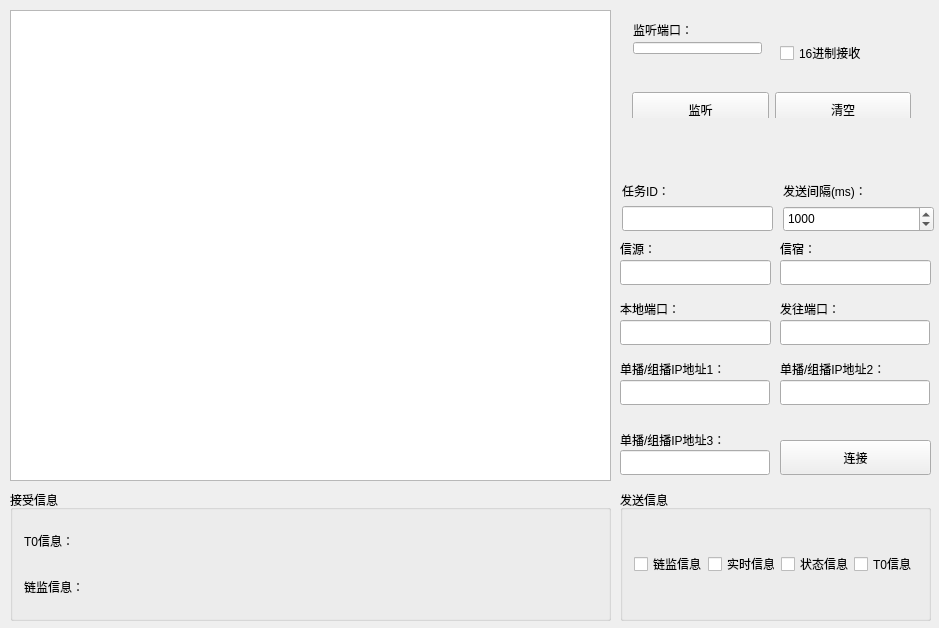
<?xml version="1.0" encoding="UTF-8"?>
<ui version="4.0">
 <class>UDPSenderWidget</class>
 <widget class="QWidget" name="UDPSenderWidget">
  <property name="geometry">
   <rect>
    <x>0</x>
    <y>0</y>
    <width>939</width>
    <height>628</height>
   </rect>
  </property>
  <property name="windowTitle">
   <string>UDPClientWidget</string>
  </property>
  <widget class="QTextEdit" name="txtDataUdpServer">
   <property name="geometry">
    <rect>
     <x>10</x>
     <y>10</y>
     <width>601</width>
     <height>471</height>
    </rect>
   </property>
  </widget>
  <widget class="QLabel" name="label_from">
   <property name="geometry">
    <rect>
     <x>620</x>
     <y>240</y>
     <width>67</width>
     <height>17</height>
    </rect>
   </property>
   <property name="text">
    <string>信源：</string>
   </property>
  </widget>
  <widget class="QLabel" name="label_to">
   <property name="geometry">
    <rect>
     <x>780</x>
     <y>240</y>
     <width>67</width>
     <height>17</height>
    </rect>
   </property>
   <property name="text">
    <string>信宿：</string>
   </property>
  </widget>
  <widget class="QLineEdit" name="lineEdit_from">
   <property name="geometry">
    <rect>
     <x>620</x>
     <y>260</y>
     <width>151</width>
     <height>25</height>
    </rect>
   </property>
   <property name="minimumSize">
    <size>
     <width>150</width>
     <height>0</height>
    </size>
   </property>
  </widget>
  <widget class="QLineEdit" name="lineEdit_to">
   <property name="geometry">
    <rect>
     <x>780</x>
     <y>260</y>
     <width>151</width>
     <height>25</height>
    </rect>
   </property>
   <property name="minimumSize">
    <size>
     <width>150</width>
     <height>0</height>
    </size>
   </property>
  </widget>
  <widget class="QGroupBox" name="groupBox_recv">
   <property name="geometry">
    <rect>
     <x>10</x>
     <y>490</y>
     <width>601</width>
     <height>131</height>
    </rect>
   </property>
   <property name="title">
    <string>接受信息</string>
   </property>
   <layout class="QVBoxLayout" name="verticalLayout">
    <item>
     <layout class="QHBoxLayout" name="horizontalLayout">
      <item>
       <widget class="QLabel" name="label_T0">
        <property name="minimumSize">
         <size>
          <width>80</width>
          <height>0</height>
         </size>
        </property>
        <property name="maximumSize">
         <size>
          <width>120</width>
          <height>16777215</height>
         </size>
        </property>
        <property name="text">
         <string>T0信息：</string>
        </property>
       </widget>
      </item>
      <item>
       <widget class="QLabel" name="label_T0_message">
        <property name="minimumSize">
         <size>
          <width>200</width>
          <height>0</height>
         </size>
        </property>
        <property name="text">
         <string/>
        </property>
       </widget>
      </item>
     </layout>
    </item>
    <item>
     <layout class="QHBoxLayout" name="horizontalLayout_2">
      <item>
       <widget class="QLabel" name="label_lianjian">
        <property name="minimumSize">
         <size>
          <width>80</width>
          <height>0</height>
         </size>
        </property>
        <property name="maximumSize">
         <size>
          <width>120</width>
          <height>16777215</height>
         </size>
        </property>
        <property name="text">
         <string>链监信息：</string>
        </property>
       </widget>
      </item>
      <item>
       <widget class="QLabel" name="label_lianjian_message">
        <property name="minimumSize">
         <size>
          <width>200</width>
          <height>0</height>
         </size>
        </property>
        <property name="text">
         <string/>
        </property>
       </widget>
      </item>
     </layout>
    </item>
   </layout>
  </widget>
  <widget class="QLabel" name="label_ip">
   <property name="geometry">
    <rect>
     <x>620</x>
     <y>430</y>
     <width>151</width>
     <height>20</height>
    </rect>
   </property>
   <property name="text">
    <string>单播/组播IP地址3：</string>
   </property>
  </widget>
  <widget class="QLineEdit" name="lineEdit_ip3">
   <property name="geometry">
    <rect>
     <x>620</x>
     <y>450</y>
     <width>150</width>
     <height>25</height>
    </rect>
   </property>
   <property name="minimumSize">
    <size>
     <width>150</width>
     <height>0</height>
    </size>
   </property>
  </widget>
  <widget class="QLabel" name="label_port">
   <property name="geometry">
    <rect>
     <x>780</x>
     <y>299</y>
     <width>81</width>
     <height>20</height>
    </rect>
   </property>
   <property name="toolTip">
    <string>&lt;html&gt;&lt;head/&gt;&lt;body&gt;&lt;p&gt;&lt;br/&gt;&lt;/p&gt;&lt;/body&gt;&lt;/html&gt;</string>
   </property>
   <property name="text">
    <string>发往端口：</string>
   </property>
  </widget>
  <widget class="QLineEdit" name="lineEdit_sendport">
   <property name="geometry">
    <rect>
     <x>780</x>
     <y>320</y>
     <width>150</width>
     <height>25</height>
    </rect>
   </property>
   <property name="minimumSize">
    <size>
     <width>150</width>
     <height>0</height>
    </size>
   </property>
  </widget>
  <widget class="QPushButton" name="ConnetBtn">
   <property name="geometry">
    <rect>
     <x>780</x>
     <y>440</y>
     <width>151</width>
     <height>35</height>
    </rect>
   </property>
   <property name="minimumSize">
    <size>
     <width>100</width>
     <height>35</height>
    </size>
   </property>
   <property name="text">
    <string>连接</string>
   </property>
  </widget>
  <widget class="QLabel" name="label_zuboIP1">
   <property name="geometry">
    <rect>
     <x>620</x>
     <y>360</y>
     <width>151</width>
     <height>17</height>
    </rect>
   </property>
   <property name="text">
    <string>单播/组播IP地址1：</string>
   </property>
  </widget>
  <widget class="QLineEdit" name="lineEdit_zuboIP1">
   <property name="geometry">
    <rect>
     <x>620</x>
     <y>380</y>
     <width>150</width>
     <height>25</height>
    </rect>
   </property>
   <property name="minimumSize">
    <size>
     <width>150</width>
     <height>0</height>
    </size>
   </property>
  </widget>
  <widget class="QLabel" name="label_2">
   <property name="geometry">
    <rect>
     <x>620</x>
     <y>300</y>
     <width>91</width>
     <height>17</height>
    </rect>
   </property>
   <property name="text">
    <string>本地端口：</string>
   </property>
  </widget>
  <widget class="QLineEdit" name="lineEdit_localport">
   <property name="geometry">
    <rect>
     <x>620</x>
     <y>320</y>
     <width>151</width>
     <height>25</height>
    </rect>
   </property>
  </widget>
  <widget class="QLabel" name="label_3">
   <property name="geometry">
    <rect>
     <x>622</x>
     <y>182</y>
     <width>142</width>
     <height>18</height>
    </rect>
   </property>
   <property name="maximumSize">
    <size>
     <width>16777215</width>
     <height>18</height>
    </size>
   </property>
   <property name="text">
    <string>任务ID：</string>
   </property>
  </widget>
  <widget class="QLineEdit" name="lineEdit_renwuid">
   <property name="geometry">
    <rect>
     <x>622</x>
     <y>206</y>
     <width>151</width>
     <height>25</height>
    </rect>
   </property>
  </widget>
  <widget class="QCheckBox" name="ckHexReceiveUdpServer">
   <property name="geometry">
    <rect>
     <x>780</x>
     <y>40</y>
     <width>102</width>
     <height>26</height>
    </rect>
   </property>
   <property name="minimumSize">
    <size>
     <width>0</width>
     <height>0</height>
    </size>
   </property>
   <property name="text">
    <string>16进制接收</string>
   </property>
  </widget>
  <widget class="QGroupBox" name="groupBox_send">
   <property name="geometry">
    <rect>
     <x>620</x>
     <y>490</y>
     <width>311</width>
     <height>131</height>
    </rect>
   </property>
   <property name="title">
    <string>发送信息</string>
   </property>
   <layout class="QHBoxLayout" name="horizontalLayout_4">
    <item>
     <widget class="QCheckBox" name="checkBox_lianjian">
      <property name="minimumSize">
       <size>
        <width>0</width>
        <height>28</height>
       </size>
      </property>
      <property name="text">
       <string>链监信息</string>
      </property>
     </widget>
    </item>
    <item>
     <widget class="QCheckBox" name="checkBox_realtime">
      <property name="minimumSize">
       <size>
        <width>0</width>
        <height>28</height>
       </size>
      </property>
      <property name="text">
       <string>实时信息</string>
      </property>
     </widget>
    </item>
    <item>
     <widget class="QCheckBox" name="checkBox_vehicle">
      <property name="minimumSize">
       <size>
        <width>120</width>
        <height>28</height>
       </size>
      </property>
      <property name="text">
       <string>状态信息</string>
      </property>
     </widget>
    </item>
    <item>
     <widget class="QCheckBox" name="checkBox_T0">
      <property name="minimumSize">
       <size>
        <width>0</width>
        <height>28</height>
       </size>
      </property>
      <property name="text">
       <string>T0信息</string>
      </property>
     </widget>
    </item>
   </layout>
  </widget>
  <widget class="QLabel" name="label_interval">
   <property name="geometry">
    <rect>
     <x>783</x>
     <y>182</y>
     <width>105</width>
     <height>18</height>
    </rect>
   </property>
   <property name="maximumSize">
    <size>
     <width>16777215</width>
     <height>18</height>
    </size>
   </property>
   <property name="text">
    <string>发送间隔(ms)：</string>
   </property>
  </widget>
  <widget class="QSpinBox" name="spinBox_interval">
   <property name="geometry">
    <rect>
     <x>783</x>
     <y>206</y>
     <width>151</width>
     <height>26</height>
    </rect>
   </property>
   <property name="minimumSize">
    <size>
     <width>0</width>
     <height>26</height>
    </size>
   </property>
   <property name="minimum">
    <number>1</number>
   </property>
   <property name="maximum">
    <number>1000000</number>
   </property>
   <property name="value">
    <number>1000</number>
   </property>
  </widget>
  <widget class="QWidget" name="layoutWidget">
   <property name="geometry">
    <rect>
     <x>622</x>
     <y>12</y>
     <width>151</width>
     <height>53</height>
    </rect>
   </property>
   <layout class="QVBoxLayout" name="verticalLayout_2">
    <item>
     <widget class="QLabel" name="labUdpListenPort">
      <property name="text">
       <string>监听端口：</string>
      </property>
     </widget>
    </item>
    <item>
     <widget class="QLineEdit" name="txtUdpListenPort"/>
    </item>
   </layout>
  </widget>
  <widget class="QLabel" name="label_zuboIP2">
   <property name="geometry">
    <rect>
     <x>780</x>
     <y>360</y>
     <width>151</width>
     <height>17</height>
    </rect>
   </property>
   <property name="text">
    <string>单播/组播IP地址2：</string>
   </property>
  </widget>
  <widget class="QLineEdit" name="lineEdit_zuboIP2">
   <property name="geometry">
    <rect>
     <x>780</x>
     <y>380</y>
     <width>150</width>
     <height>25</height>
    </rect>
   </property>
   <property name="minimumSize">
    <size>
     <width>150</width>
     <height>0</height>
    </size>
   </property>
  </widget>
  <widget class="QWidget" name="layoutWidget">
   <property name="geometry">
    <rect>
     <x>621</x>
     <y>81</y>
     <width>301</width>
     <height>37</height>
    </rect>
   </property>
   <layout class="QHBoxLayout" name="horizontalLayout_3">
    <item>
     <widget class="QPushButton" name="btnUdpListen">
      <property name="minimumSize">
       <size>
        <width>0</width>
        <height>35</height>
       </size>
      </property>
      <property name="text">
       <string>监听</string>
      </property>
     </widget>
    </item>
    <item>
     <widget class="QPushButton" name="btnClearUdpServer">
      <property name="minimumSize">
       <size>
        <width>0</width>
        <height>35</height>
       </size>
      </property>
      <property name="text">
       <string>清空</string>
      </property>
     </widget>
    </item>
   </layout>
  </widget>
  <zorder>layoutWidget</zorder>
  <zorder>layoutWidget</zorder>
  <zorder>label_ip</zorder>
  <zorder>lineEdit_ip3</zorder>
  <zorder>label_port</zorder>
  <zorder>lineEdit_sendport</zorder>
  <zorder>ConnetBtn</zorder>
  <zorder>txtDataUdpServer</zorder>
  <zorder>label_from</zorder>
  <zorder>label_to</zorder>
  <zorder>lineEdit_from</zorder>
  <zorder>lineEdit_to</zorder>
  <zorder>groupBox_recv</zorder>
  <zorder>label_zuboIP1</zorder>
  <zorder>lineEdit_zuboIP1</zorder>
  <zorder>label_2</zorder>
  <zorder>lineEdit_localport</zorder>
  <zorder>label_3</zorder>
  <zorder>lineEdit_renwuid</zorder>
  <zorder>ckHexReceiveUdpServer</zorder>
  <zorder>groupBox_send</zorder>
  <zorder>label_interval</zorder>
  <zorder>spinBox_interval</zorder>
  <zorder>label_zuboIP2</zorder>
  <zorder>lineEdit_zuboIP2</zorder>
 </widget>
 <layoutdefault spacing="6" margin="11"/>
 <resources/>
 <connections/>
</ui>
